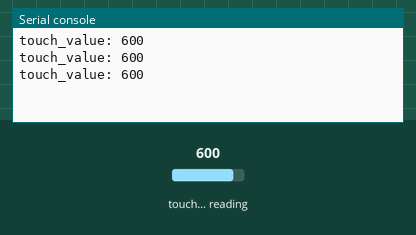
This program was run on a simulated ESP32 board running MicroPython. On the bench: the last lines printed to the serial console. Inputs (shaded band) come from the test bench; at power-on: touch-pad reading 600.

Above: at 1.2 s.
1.3 s: touch-pad reading set to 63
At 1.9 s:
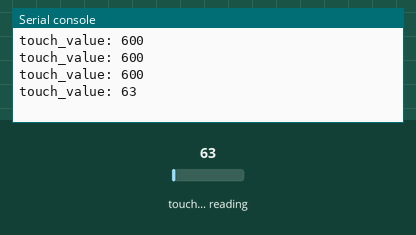
2.8 s: touch-pad reading set to 212
At 3.4 s:
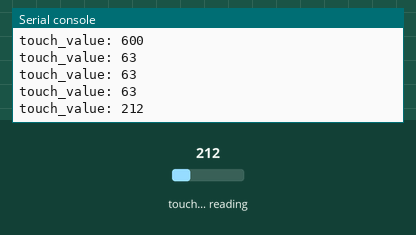
Timing chart, 0 to 5.8 s (numbered marks = the images above; inputs shaded):
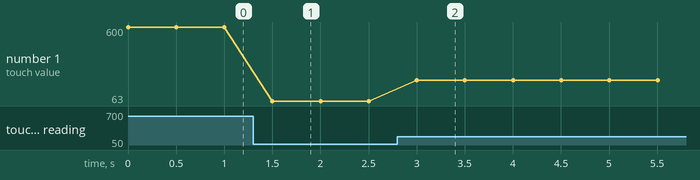

Measured:
- after the input at 1.3 s, the serial console: prints a new line after 0.20 s (image 1)
- after the input at 2.8 s, the serial console: prints a new line after 0.20 s (image 2)
- plotted number 1: 600 → 63 after the input at 1.3 s, 63 → 212 after the input at 2.8 s

The program:

gpio4.py
```python
from machine import TouchPad, Pin
import time

# Initialize the touch pin (GPIO 4)
# The touch pin is usually a capacitive touch sensor pin
touch_pin = TouchPad(Pin(4))

while True:
    touch_value = touch_pin.read()
    print("touch_value:", touch_value)
    time.sleep(0.5)
```
